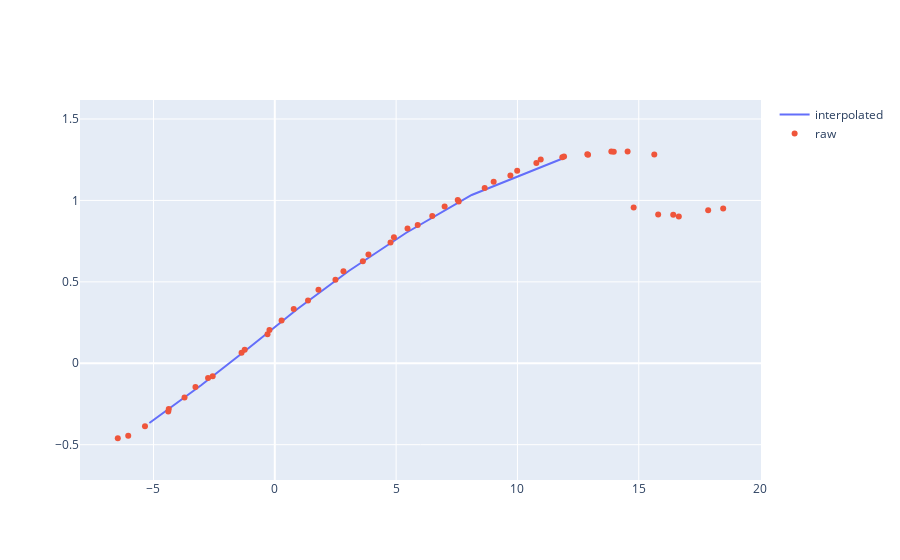

The notebook cell this image was saved under:
### Code cell
import numpy as np
import plotly.graph_objects as go

fig = go.Figure()


df=afoil.lookup(re=[100000], cl=np.linspace(-0.6, 1.5, 10))
raw = afoil.lift.loc[afoil.lift.re==100700]


fig.add_trace(go.Scatter(x=df.alpha, y=df.Cl, name="interpolated", mode="lines"))
fig.add_trace(go.Scatter(x=raw.alpha, y=raw.Cl, name="raw", mode="markers"))

### Figure 1 — Plotly figure (JSON) as saved in the notebook; plotly's stock layout.template omitted (floating-point values rounded to 4 significant figures)
{"data": [{"mode": "lines", "name": "interpolated", "type": "scatter", "x": [null, -5.169, -3.023, -1.022, 0.932, 3.047, 5.403, 8.115, 12.02, null], "y": [-0.6, -0.3667, -0.1333, 0.1, 0.3333, 0.5667, 0.8, 1.033, 1.267, 1.5]}, {"mode": "markers", "name": "raw", "type": "scatter", "x": [-6.04, -4.39, -3.72, -2.56, -1.37, -0.3, 0.28, 1.37, 2.5, 3.63, 4.77, 5.89, 6.49, 7.58, 8.65, 9.71, 10.78, 11.85, 12.91, 13.97, 14.54, 15.64, 16.65, 17.86, 18.48, 16.42, 15.8, 14.79, 13.87, 12.88, 11.92, 10.96, 9.99, 9.02, 7.54, 7, 5.47, 4.91, 3.86, 2.83, 1.8, 0.78, -0.22, -1.24, -2.75, -3.27, -4.37, -5.35, -6.47], "y": [-0.445, -0.296, -0.21, -0.08, 0.065, 0.179, 0.263, 0.385, 0.513, 0.627, 0.741, 0.849, 0.905, 0.994, 1.076, 1.153, 1.23, 1.265, 1.28, 1.299, 1.301, 1.282, 0.902, 0.939, 0.95, 0.912, 0.913, 0.957, 1.301, 1.284, 1.27, 1.251, 1.183, 1.114, 1.003, 0.962, 0.828, 0.774, 0.668, 0.565, 0.451, 0.334, 0.204, 0.083, -0.091, -0.145, -0.281, -0.387, -0.46]}], "layout": {}}
